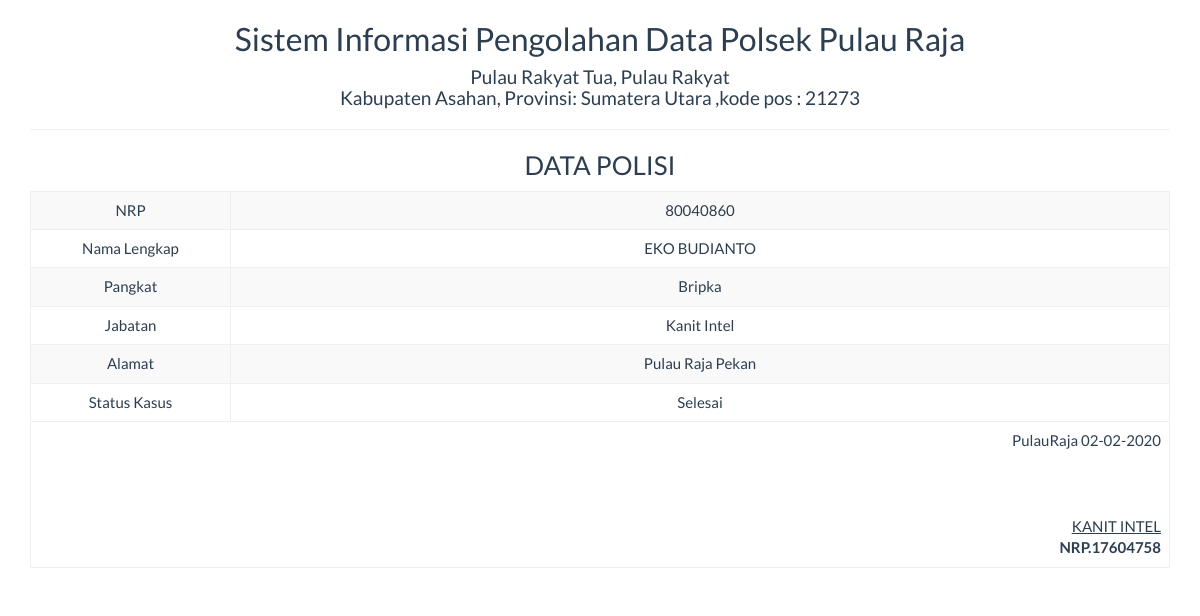
Page /report/petugas_satu.php?id=1 on the committed database.
### tables this page shows
CREATE TABLE IF NOT EXISTS `tbl_polisi` (
  `id` int(11) NOT NULL AUTO_INCREMENT,
  `nrp` varchar(30) DEFAULT NULL,
  `nama_lengkap` varchar(50) DEFAULT NULL,
  `pangkat` varchar(30) DEFAULT NULL,
  `jabatan` varchar(50) DEFAULT NULL,
  `alamat` varchar(100) DEFAULT NULL,
  `status_kasus` varchar(100) DEFAULT NULL,
  PRIMARY KEY (`id`)
);

### report/petugas_satu.php (the view, shortened to what this page needs)
<!DOCTYPE html>
<html>
    <head>
        <link href="../Assets/css/bootstrap.min.css" rel="stylesheet" type="text/css"/>
    </head>
    <body onload="print()">
        <?php
        include '../config/koneksi.php';
        $sql = "SELECT * FROM tbl_polisi WHERE id='" . $_GET ['id'] . "'";
        $query = mysqli_query($koneksi, $sql) or die("SQL Detail error");
        $data = mysqli_fetch_array($query);
        ?>
        <div class="container">
            <div class='row'>
                <div class="col-sm-12">
                    <div class="text-center">
                        <h2>Sistem Informasi Pengolahan Data Polsek Pulau Raja </h2>
                        <h4>Pulau Rakyat Tua, Pulau Rakyat <br> Kabupaten Asahan, Provinsi: Sumatera Utara ,kode pos : 21273 </h4>
                        <hr>
                        <h3>DATA POLISI</h3>
                        <table class="table table-bordered table-striped table-hover">
                            <tbody>
								 <tr>
                            <td width="200">NRP</td> <td><?= $data['nrp'] ?></td>
                        </tr>
                        <tr>
                            <td>Nama Lengkap</td> <td><?= $data['nama_lengkap'] ?></td>
                        </tr>
                        <tr>
                            <td>Pangkat</td> <td><?= $data['pangkat'] ?></td>
                        </tr>
                        <tr>
                            <td>Jabatan</td> <td><?= $data['jabatan'] ?></td>
                        </tr>
                        <tr>
                            <td>Alamat</td> <td><?= $data['alamat'] ?></td>
                        </tr>
                         <tr>
                            <td>Status Kasus </td> <td><?= $data['status_kasus'] ?></td>
                        </tr>
                            </tbody>
                            <tfoot>
                                <tr>
                                    <td colspan="2" class="text-right">
                                        PulauRaja  <?= date("d-m-Y") ?>
                                        <br><br><br><br>
                                       <u>KANIT INTEL<strong></u><br>
                                        NRP.17604758
									</td>
								</tr>
							</tfoot>
                        </table>
                    </div>
                </div>
            </div>
    </body>
</html>

### rows in the picture
tbl_polisi: nrp "80040860", nama_lengkap "EKO BUDIANTO", pangkat "Bripka", jabatan "Kanit Intel", alamat "Pulau Raja Pekan", status_kasus "Selesai"
